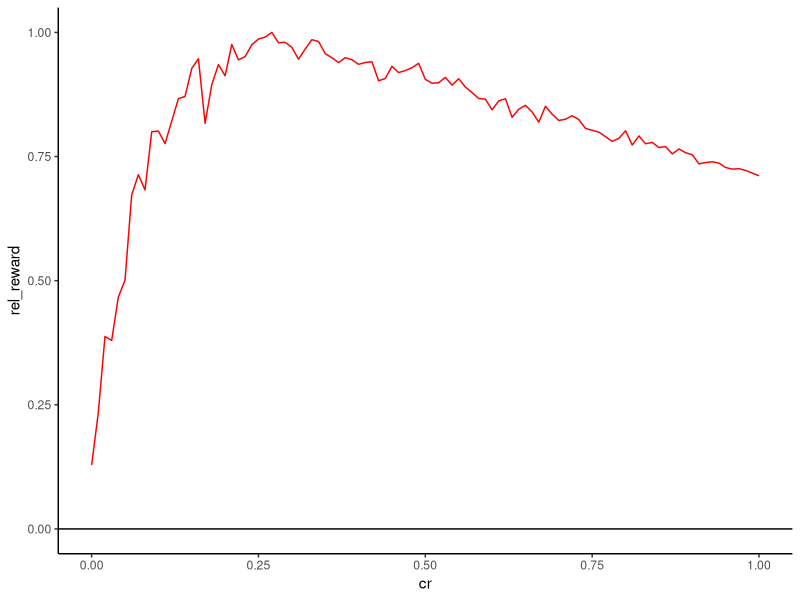

Recreate this plot in R.
library(tidyverse)

sim_sidetask_vec <- function(RT_A_only,
                             RT_A_B_check,
                             RT_A_B_response,
                             ITI, 
                             Win_A,
                             Loss_A,
                             Win_B,
                             Loss_B,
                             p_go_on,
                             p_go_off,
                             Time,
                             cr,
                             reps = 10){
  
  
  #FOR DEBUGGING
  # RT_A_only <- 1
  # RT_A_B_check <- 1.1
  # RT_A_B_response <- 1.5
  # 
  # ITI <- 0.2
  # 
  # Win_A <- 1
  # Loss_A <- 1
  # 
  # Win_B <- 1
  # Loss_B <- 10
  # 
  # p_go_on <- 0.9
  # p_go_off <- 0.5
  # 
  # Time <- 50
  # 
  # cr <- seq(0, 1, by = 0.1)
  # 
  # reps <- 100
  # 
  ############
  
  RT_min <- min(c(RT_A_only, RT_A_B_check, RT_A_B_check)) #only to determine the trials to simulate
  min_trials <- ceiling(Time/RT_min)
  
  Blocks <- reps * length(cr)
  
  exp <- expand.grid(
    Trial = 1:min_trials,
    rep = 1:reps,
    cr = cr
  )
  
  exp <- exp %>% 
    #select(-Trial) %>%
    mutate(Block = rep(1:Blocks, each = min_trials)) %>%
    relocate(Block, cr, rep) %>%
    group_by(Block)%>%
    mutate(checks = c(1, sample(c(0, 1), n() - 1, replace = TRUE, prob = c(1-cr[1], cr[1]))))
  

  state_B <- integer(nrow(exp))
  rand_vec <- runif(nrow(exp))
  
  for (i in 1:nrow(exp)) {
    # Every 'min_trials', we force a reset (start of new simulation)
    if (exp$Trial[i] == 1) {
      current_state <- 0
    } else {
      if (current_state == 0) {
        # Check transition 0 -> 1
        if (rand_vec[i] < p_go_on) {
          current_state <- 1
        }
      } else {
        # Check transition 1 -> 0
        if (rand_vec[i] < p_go_off) {
          current_state <- 0
        }
      }
    }
    state_B[i] <- current_state
  }
  
  exp$state_B <- state_B
  
  
  result <- exp %>%
    group_by(Block) %>%
    mutate(state_on_first = ifelse(lag(state_B) == 0 & state_B == 1, 1, 0),
           state_id = cumsum(state_on_first),
           state_id = ifelse(state_B == 0, 0, state_id)) %>%
    group_by(Block, state_id) %>%
    mutate(state_checked = cumsum(checks),
           state_checked = ifelse(state_checked > 0, 1, 0),
           state_checked = ifelse(state_B == 0, 0, state_checked),
           on_missed_tmp = ifelse(state_checked[n()] == 0, 1, 0),
           on_missed_tmp = ifelse(state_B == 0, 0, on_missed_tmp),
           on_missed = 0,
           on_missed = replace(on_missed, n(), on_missed_tmp[1])) %>%
    group_by(Block) %>%
    mutate(Rew = case_when(checks == 0 & on_missed == 1 ~ Win_A - abs(Loss_B),
                           checks == 1 & state_B == 1 & state_checked == 0 ~ Win_A + Win_B, 
                           .default = Win_A),
           Rew_total = cumsum(Rew),
           RT = case_when(checks == 0 ~ RT_A_only + ITI,
                          checks == 1 & state_checked == 0 ~ RT_A_B_response + ITI,
                          checks == 1 & state_checked == 1 ~ RT_A_B_check + ITI),
           timeout = ifelse(cumsum(RT) > Time, 1, 0)) %>%
    filter(timeout == 0)
  
  return(result)
}


sim_out <- sim_sidetask_vec(RT_A_only = 0.6,
                            RT_A_B_check = 1.7,
                            RT_A_B_response = 1.7,
                            ITI = 0.2,
                            Win_A = 1,
                            Loss_A = 0,
                            Win_B = 0,
                            Loss_B = 20,
                            p_go_on = 0.1,
                            p_go_off = 0.1,
                            Time = 100,
                            cr = seq(0, 1, by = 0.01),
                            reps = 100)

  



sim_out_summary <- sim_out %>%
  group_by(rep, cr) %>%
  summarize(Rew = Rew_total[n()],
            n_states = max(state_id),
            n_trials = max(Trial)) %>%
  group_by(cr) %>%
  summarize(Rew = mean(Rew),
            n_states = mean(n_states),
            n_trials = mean(n_trials),
            p_states = n_states/n_trials) %>%
  ungroup() %>%
  mutate(rel_reward = Rew/max(Rew))

ggplot(mapping = aes(x = cr, y = rel_reward)) + 
  geom_line(data = sim_out_summary, color = "red")+
  geom_hline(yintercept = 0)+
  coord_cartesian(ylim = c(0, 1))+
  theme_classic()
